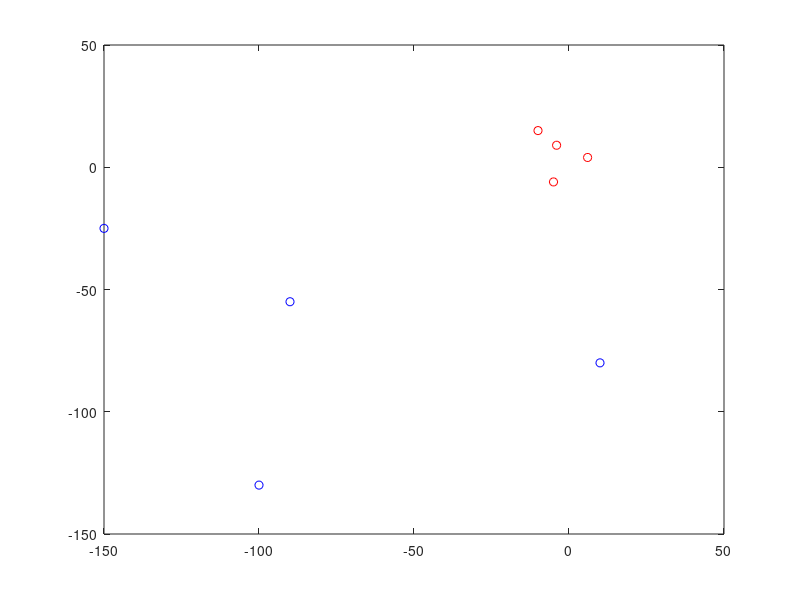

This figure's MATLAB source:
close all
x=[-4 -5 6 -10]
y=[9 -6 4  15]
x2=[-4 -5 6 -10]*10-50
y2=[9 -6 4  15]*5-100
figure
plot(x,y,'o r')
hold on
plot(x2,y2,'o b')
